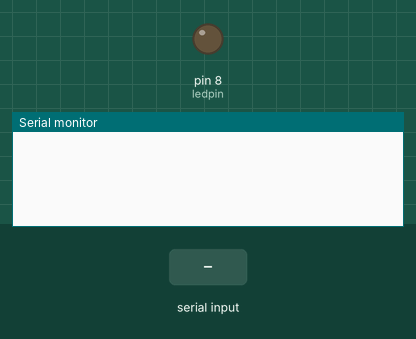
Bench run of a sketch on a simulated Arduino Uno, built with avr-gcc and run on an emulated ATmega328P. Parts: output pins drawn as LEDs (lit = HIGH), the last lines printed to the serial monitor. Inputs (shaded band) come from the test bench.

Above: at 1.2 s.
1.3 s: "r" received over Serial
At 2.4 s:
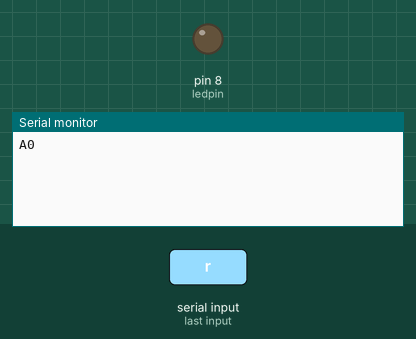
2.8 s: "w" received over Serial
At 3.6 s:
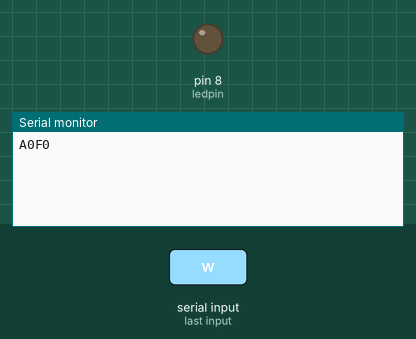

Measured:
- after the input at 1.3 s, the serial monitor: prints a new line at once (image 1)
- after the input at 2.8 s, the serial monitor: prints a new line at once (image 2)

The sketch:

serial_wrapper.ino
```cpp
// Protocol goes as follows:
// TG-bot sends string, which contains two characters:
// COMMAND [PARAMETER]
//
// COMMAND:
// r = read (currently only led status)
// w = write (currently only led state)
//
// PARAMETER: (only used with write)
// 1 = set led on
// 0 = set led off
//
// Result consist of two characters:
// RESULT [ATTRIBUTE]
//
// RESULT:
// A = answer to read query
// S = write successful
// F = write failed
//
// ATTRIBUTE:
// A: led state (0 or 1)
// S: 0 in all cases
// F: 0 = ledState could not be parsed
//    1 = command character unknown

#define ledpin 8
char toggle;
String result;
int ledState = LOW;

void setup() {
  pinMode(ledpin, OUTPUT);
  Serial.begin(115200);
  Serial.setTimeout(1);
}

void loop() {
  while (!Serial.available());
  result = Serial.readString();

  if (result.charAt(0) == 'r') {
    if (ledState == HIGH) {
      Serial.print("A1");
    } else {
      Serial.print("A0");
    }
  } else if (result.charAt(0) == 'w') {
    toggle = result.charAt(1);
    if (toggle == '1') {
      ledState = HIGH;
      Serial.print("S0");
    } else if (toggle == '0') {
      ledState = LOW;
      Serial.print("S0");
    } else {
      ledState = LOW;
      Serial.print("F0");
    }
    digitalWrite(ledpin, ledState);
  } else {
    Serial.print("F1");
  }
}
```
